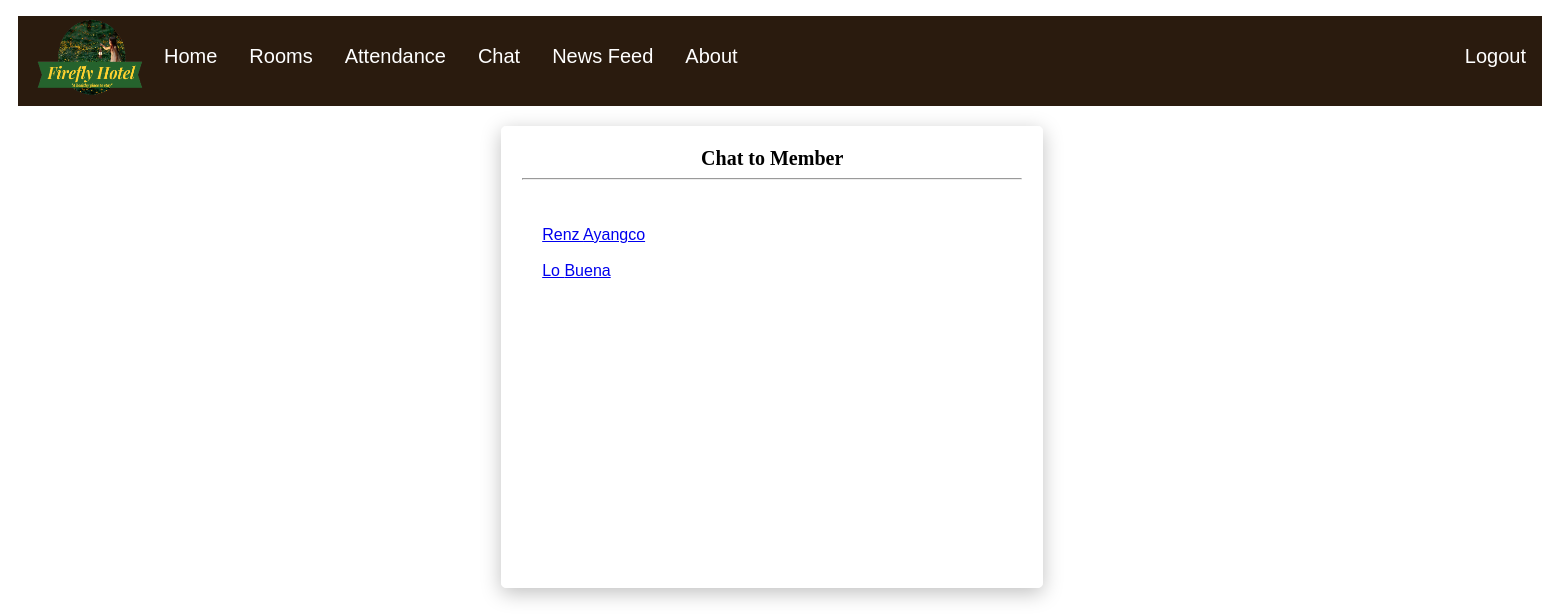
The app's page /staff/chatusers.php (signed in) with its own data.
### tables this page shows
CREATE TABLE `members` (
  `member_id` int(4) NOT NULL,
  `F_name` varchar(30) NOT NULL,
  `L_name` varchar(30) NOT NULL,
  `username` varchar(255) NOT NULL,
  `password` varchar(255) NOT NULL,
  `contact_num` varchar(12) NOT NULL,
  `A_date` datetime NOT NULL,
  `D_date` datetime NOT NULL,
  `NoPax` int(2) NOT NULL
);

### staff/viewchatusers.php (called while the page is built)
<?php
    $conn = mysqli_connect('localhost', 'root', '', 'firefly_hotel') or die('Unable to connect');
    $query = $conn->query("SELECT * FROM `members`");
    $fetch = $query->fetch_all();
?>

### staff/chatusers.php (the view, shortened to what this page needs)
<?php include 'viewchatusers.php'?>
<!DOCTYPE html>
<html lang="en">
<head>
    <link href="../css/chat.css"  rel = "stylesheet" type = "text/css" >
    <link href="../css/homepage.css"  rel = "stylesheet" type = "text/css" >
</head>
<body>
    <img src="../photos/logo.png" style="width: 160px; height: 100px;position: absolute;top: 10px;left: 15px">
    <ul>
        <div class="leftlinks">
            <li><a href="Staff_homepage.php">Home</a></li>
            <li><a href="display/Courtyard.php">Rooms</a></li>
            <li><a href="attendance.php">Attendance</a></li>
            <li><a href="chatusers.php">Chat</a></li>
            <li><a href="newsfeed.php">News Feed</a></li>
            <li><a href="#about">About</a></li>
        </div>
        <li style="float:right;"><a href="../Php/logout.php">Logout</a></li>
    </ul>
    <div class="box_center2">
        <div class="user_box">
            <header>Chat to Member</header>
            <hr>
            <div class="userScrollBox">
                <?php
                    foreach($fetch as $user)
                    {
                        echo "<br> <a href=\"chat.php?memberid=" . $user['0'] . "\">" . $user['1'] . ' ' . $user['2'] . "</a><br>";
                    }
                ?>
            </div>
        </div>
    </div>
</body>
</html>

### css/chat.css (style rules this page uses)
.user_box { width:500px; height:420px; border: 0.1px solid rgb(255, 255, 255); padding: 20px; margin-left: 20px; margin-right: 20px; margin-top: 10px; margin-bottom: 30px; box-shadow: 0px 5px 20px rgb(0,0,0,0.25); border-radius: 5px; }
.userScrollBox { height:300px; width:950px; padding:20px; #ccc; font-family: 'Poppins', sans-serif; overflow:auto; }
.box_center2 { margin: 0px 0px 30% 30%; width: 100%; padding: 10px; }
header { text-align: center; font-size: 20px; font-weight: bold; }
body { font-family: serif; }

### css/homepage.css (style rules this page uses)
ul { list-style-type: none; margin-bottom: 0; padding: 0; overflow: hidden; background-color: #2A1B0E; color: white; margin-left: 10px; margin-right: 10px; height: 90px; }
li { float: left; padding-top: 15px; padding-bottom: 15px; }
li a { display: block; color: white; text-align: center; padding: 14px 16px; text-decoration: none; font-family: Arial; font-size: 20px; }
.leftlinks { margin-left: 130px; }

### records on screen
members: F_name "Renz", L_name "Ayangco"
members: F_name "Lo", L_name "Buena"
